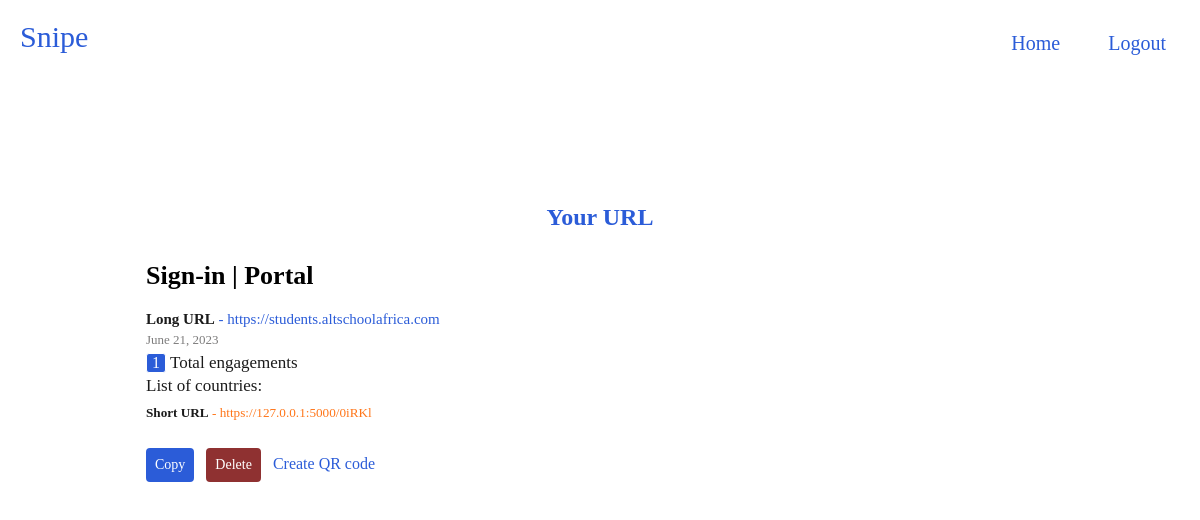
Page /view/1/ (signed in) on the committed database.
### models.py (models this page shows, shortened)
class Url(db.Model):
    __tablename__  = 'urls'
    id = db.Column(db.Integer(), primary_key=True)
    url = db.Column(db.String(512))
    short_url = db.Column(db.String(5), unique=True)
    custom_url = db.Column(db.String(50), unique=False)
    qr_code_url = db.Column(db.String(300), nullable=True, unique=False)
    url_title = db.Column(db.String(900), nullable=True, unique=False)
    clicks = db.Column(db.Integer(), default=0)
    date_created = db.Column(db.DateTime(), default=datetime.now)
    user_id = db.Column(db.String(), db.ForeignKey('users.id'))
    @classmethod
    def get_by_id(cls, id):
        url = db.session.get(Url, id)
        return url

### views.py (the view)
@snipe.route('/view/<int:id>/', methods=["GET", "POST"])
@login_required
@limiter.limit("5 per minute")
@cache.cached(timeout=50)
def get_url_by_id(id):
    url = Url.get_by_id(id)
    return render_template('view_url.html', url=url)

### auth.py (called while the page is built)
@login_manager.user_loader
def user_loader(id):
    return User.query.get(int(id))

### templates/view_url.html (shortened to what this page needs)
{% extends 'base.html' %}
{% block body %}
      <nav class="navbar">
        <div class="logo">Snipe</div>
          <ul class="nav-links">
          <div class="menu">
              {% if current_user.is_authenticated %}
              <li><a href="{{ url_for('snipe.home') }}">Home</a></li>
              <li><a href="{{ url_for('auth.logout') }}">Logout</a></li>
              {%  else %}
              <li><a href="{{ url_for('auth.signup') }}">Sign up</a></li>
              <li><a href="{{ url_for('auth.login') }}">Login</a></li>
              {% endif %}
          </div>
          </ul>
      </nav>
    <section class="hero" style="padding: 0px 20px;">
        <center>
          <h1 class="description2">Your URL</h1>
        </center>
        {% if current_user.is_authenticated %}
        {% if url %}
          {% if url.user_id == current_user.email %}
          <div class="card" style="border-bottom: 0px;">
            <a href="{{ url.url }}" style="color: black; text-decoration: none;" >
                <h1 class="card-text" style="color: black; text-decoration: none; font-size: 26px;">{{ url.url_title }}</h1>
            </a>
            <h5 style="color: #2b5cd8; font-size: 15px; font-weight: lighter; margin-bottom: 4px; width: 50%; word-wrap:break-word;"><strong style="color: #1b1b1b;">Long URL</strong> - {{url.url}}</h5>
            <h5 class="date_created">{{ url.date_created.strftime('%B %d, %Y') }}</h5>
            <h5 class="card-title"  style="font-weight: lighter;">
              <div class="engagements">
                <p class="engagement-clicks" id="engagement-{{ url.id }}" style="font-weight: lighter;">{{ url.clicks }}</p>
              </div> Total engagements
            </h5>
            <h5 class="card-title" style="font-weight: lighter; margin-top: 3px;">
              List of countries:
            </h5>
            {% if url.custom_url %}
                <a href="{{ url.url }}" class="url-link" id="url_click{{ url.id }}" style="color: #ff7518; font-size: 55%; margin-top: 5px; font-weight: lighter;">
                    <p class="short-url-history" style="font-weight: lighter;"><strong style="color: #1b1b1b;">Custom URL</strong> - {{ url.custom_url }}</a></p>
            {% else %}
                <a href="{{ url.url }}" class="url-link" id="url_click{{ url.id }}" style="color: #ff7518; font-size: 55%; margin-top: 5px; font-weight: lighter;">
                    <p class="short-url-history" style="font-weight: lighter;"><strong style="color: #1b1b1b;">Short URL</strong> - {{ url.short_url }}</a></p>
            {% endif %}
            <button id="copy-btn" class="copy-btn2" data-clipboard-target="#new_url">Copy</button>
                <a href="/delete/{{ url.id }}"><button id="delete-btn" class="delete-btn2">Delete</button></a>
                <a href="{{ url_for('snipe.generate_qr_code_url', id=url.id) }}" class="qrcode_create"><p class="qrcode_click">Create QR code</p></a>
          {% endif %}
        {% endif %}
        {% endif %}
    </section>
{% endblock %}

### static/css/home.css (style rules this page uses)
* { margin: 0; padding: 0; box-sizing: border-box; padding-top: 0%; font-family: Trebuchet MS; }
a { text-decoration: none; color: #1b1b1b; }
li { list-style: none; }
ul { display: inline; }
.nav-links a { color: #2b5cd8; }
.logo { display: inline; font-size: 30px; font-family: cursive; color: #2b5cd8; margin-top: 20px; width: 30%; }
.menu { display: flex; gap: 1em; font-size: 20px; margin-right: auto; margin-left: auto; margin-top: 7px; float: right; }
.menu li { padding: 5px 14px; }
* { box-sizing: border-box; }
body { font-family: Arial; background: #f1f1f1; }
.navbar { justify-content: space-between; margin-top: 0; padding: 20px; width: 100%; position: fixed; min-height: 10px; position: relative; background-color: white; margin-bottom: 120px; }
.description2 { font-size: 100%; padding-top: 10px; margin-bottom: 20px; color: #2b5cd8; }
section.hero { padding: 100px 20px; color: #1b1b1b; font-size: 24px; width: 100%; margin: auto; }
.card { width: 80%; padding: 10px; border-radius: 0px; background-color: white; margin: auto; border-color: #fefefe; border-bottom: 0.5px solid; }
.card-title { margin-top: 0; font-size: 17px; }
.card-text { word-wrap:break-word; margin-bottom: 20px; font-size: 32px; width: 60%; }
.date_created { color: #7d7c7c; margin-top: 0px; font-size: 13px; font-weight: lighter; }
.copy-btn2 { background-color: #2b5cd8; color: white; align-items: center; justify-content: center; font-size: 14px; border: #2b5cd8 solid; border-radius: 4px; padding: 6px; margin-left: 0px; margin-right: 6px; margin-top: 10px; display: inline; transition-duration: 0.2s; }
.delete-btn2 { background-color: #8f3131; color: white; align-items: center; justify-content: center; font-size: 14px; border: #8f3131 solid; border-radius: 4px; padding: 6px; margin-left: 0px; margin-right: 6px; margin-top: 10px; display: inline; transition-duration: 0.2s; }
.short-url-history { margin-bottom: 15px; font-weight: lighter; }
.engagements { display: inline-block; background-color: #2b5cd8; color: white; justify-content: center; font-size: 16px; text-align: center; font-weight: lighter; border: 1px solid; border-radius: 3px; width: 20px; margin-top: 5px; align-items: center; }
.engagement-clicks { margin: auto; font-weight: lighter; }
.qrcode_click { display: inline; font-size: 16px; }
.qrcode_create { color: #2b5cd8; }

### static/css/frontIndex.css (style rules this page uses)
body { background-color: white; }

### rows in the picture
Url: url_title "Sign-in | Portal", url "https://students.altschoolafrica.com", date_created "June 21, 2023", clicks "1", short_url "https://127.0.0.1:5000/0iRKl"
